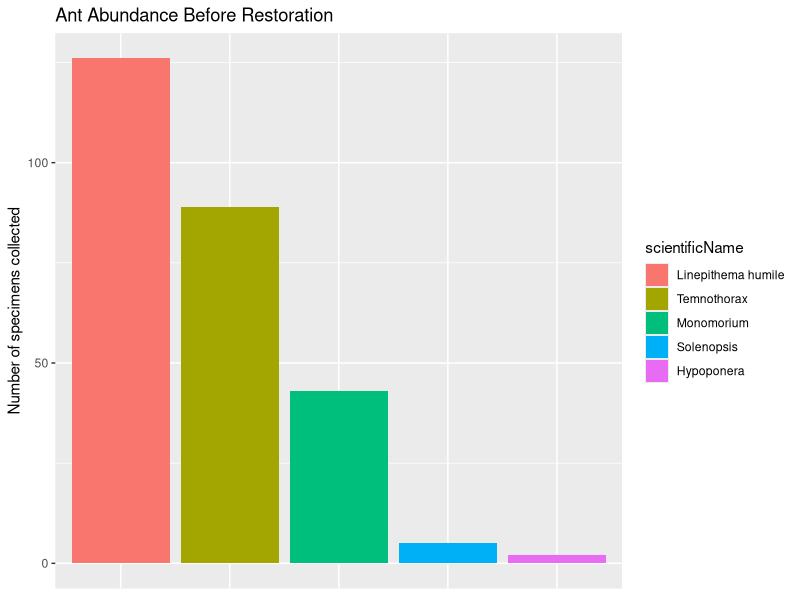
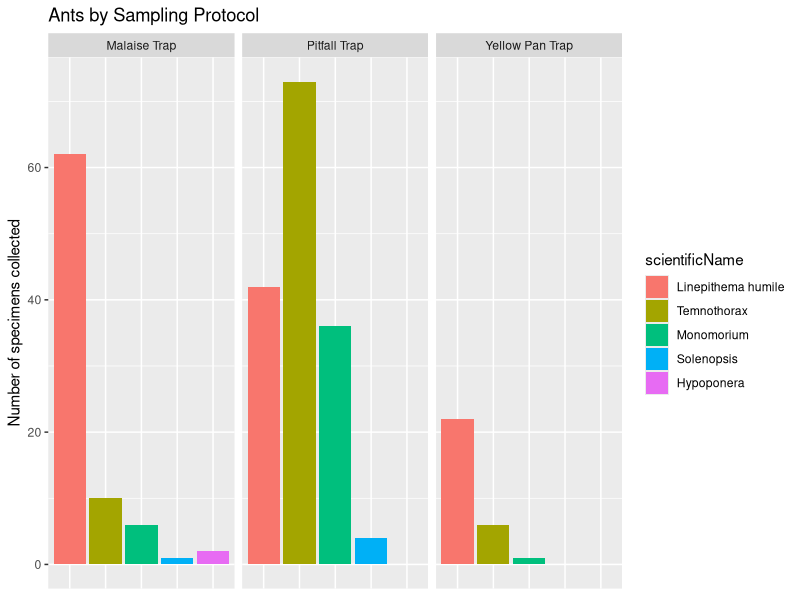
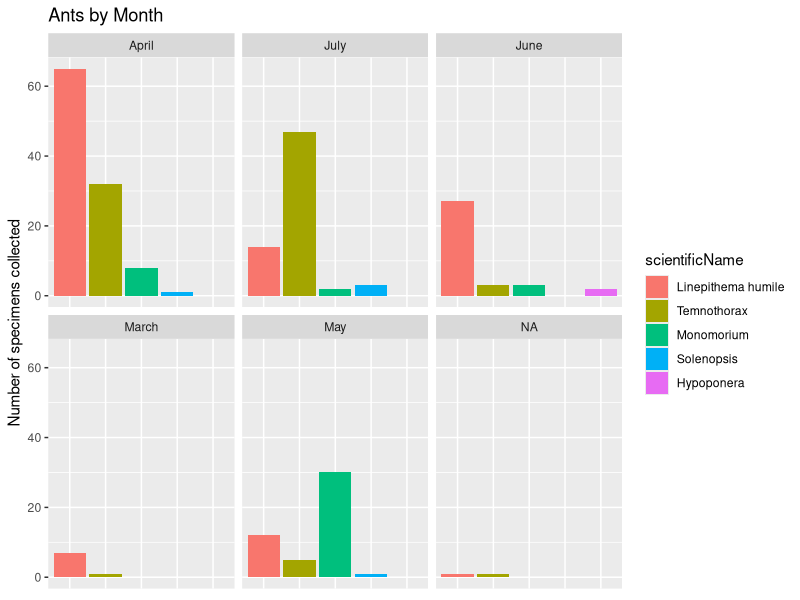
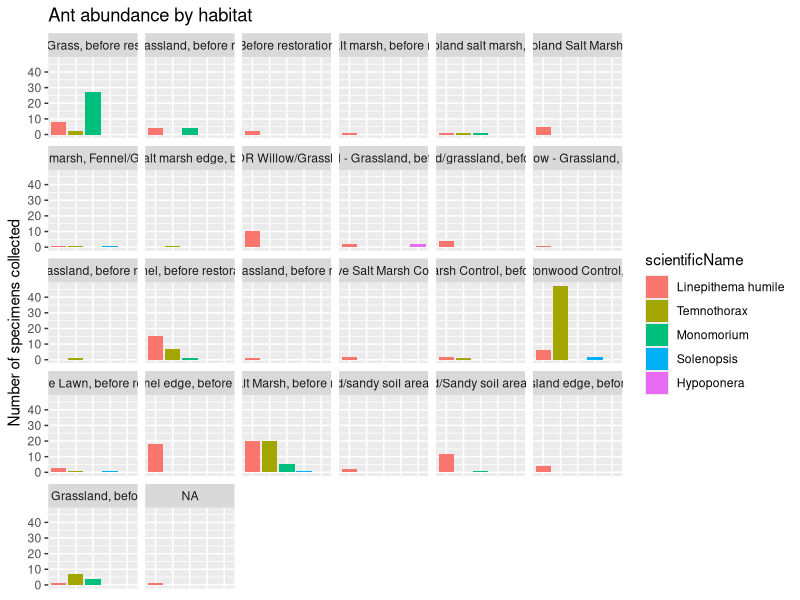

Write the R code that produced these figures, in order.
## ---- chunk 1
knitr::opts_chunk$set(echo = TRUE)
## ---- chunk 2
library(tidyverse)
library(RColorBrewer)
library(forcats)
library(lubridate)
library(dbplyr)
## ---- chunk 3
allsbcoants<- read_csv("newsbcoants.csv")


#make df way less obnoxious
antssimple <-allsbcoants %>%
  select(
    order, family, scientificName, year, month, eventDate, verbatimEventDate, samplingProtocol, habitat, country, stateProvince, county, municipality, decimalLatitude, decimalLongitude, recordedBy, individualCount)%>%
  mutate(
    monthname = case_when(
      month == 1 ~ "January",
      month == 2 ~ "February",
      month == 3 ~ "March",
      month == 4 ~ "April",
      month == 5 ~ "May",
      month == 6 ~ "June",
      month == 7 ~ "July"
    )
  ) %>%
  mutate(order(monthname, na.last = TRUE, decreasing = FALSE,
      method = c("auto", "shell", "radix")))%>%
  mutate(
    samplingProtocolname = case_when(
      samplingProtocol == "Pitfall" ~ "Pitfall Trap",
      samplingProtocol == "Pitfall trap" ~ "Pitfall Trap"))

antsncos<-antssimple %>%
  filter(recordedBy =="UCSB Arthropod Survey")%>%
  filter(scientificName !="Formicidae")
## ---- chunk 4


#fct_infreq makes the bars go in decreasong order
scinameabund<- ggplot(mutate
                     (antsncos, scientificName = fct_infreq(scientificName))) + 
  geom_bar(
    aes(x = scientificName, fill= scientificName)
    ) +
  labs(x="Scientific Name", y="Number of specimens collected", title = "Ant Abundance Before Restoration") +
  theme(axis.title.x=element_blank(),
        axis.text.x=element_blank(),
        axis.ticks.x=element_blank()
        )
#theme stuff makes it so theres no x axis info

scinameabund
########################################################################################

traptype <- scinameabund + facet_wrap(~samplingProtocol) +labs(title = "Ants by Sampling Protocol")
traptype

########################################################################################

yearant <- scinameabund + facet_wrap(~monthname) + labs(title = "Ants by Month")
yearant

#######################################################################################
#these habitats are inputed terribly ill have to manually rename them in the csv


habant <- scinameabund + facet_wrap(~habitat) + labs(title = "Ant abundance by habitat")
habant
